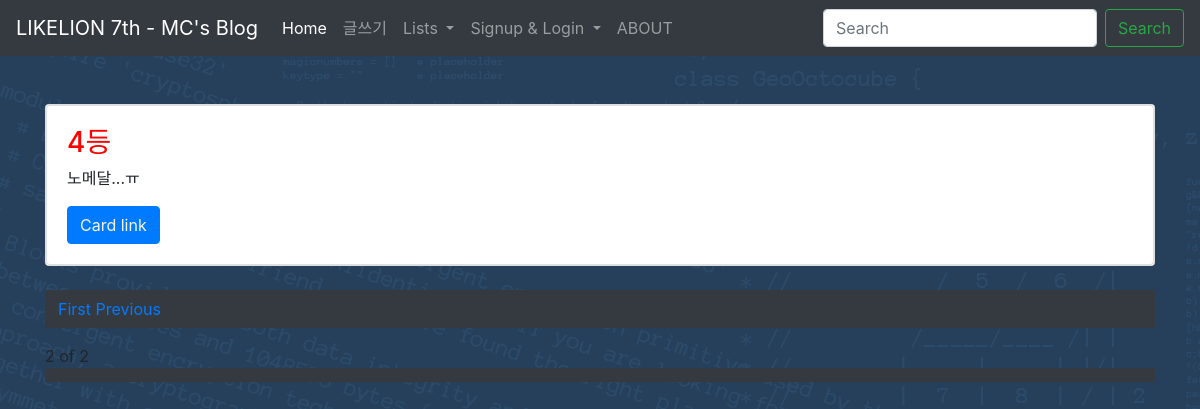
Page /?page=2 on the earlier database version.
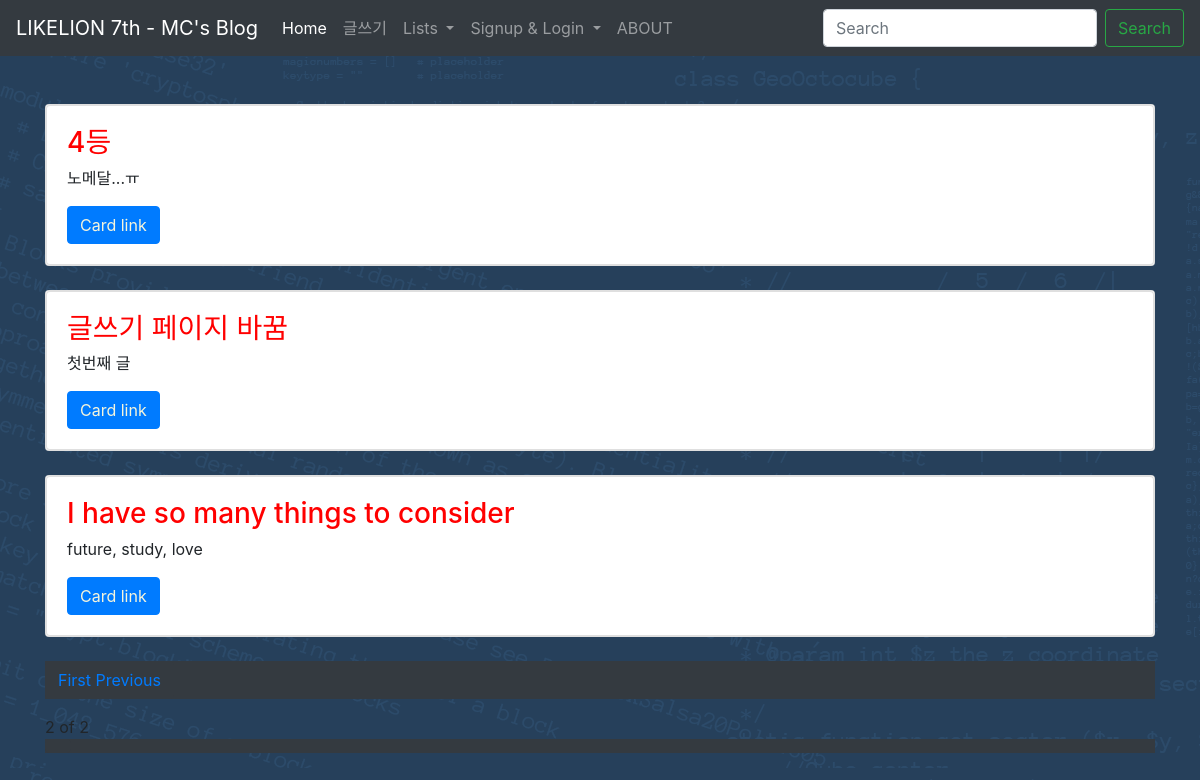
Same page on the later database version.
### app_1/models.py (models this page shows, shortened)
class Blog(models.Model):
    title = models.CharField(max_length = 1000)
    pup_date = models.DateTimeField(auto_now_add=True)
    body = models.TextField()
    def summary(self):
        return self.body[:100]

### app_1/views.py (the view)
# urls.py: 2. Add a URL to urlpatterns:  path('', views.home, name='home')
def home(request):
    blogs = Blog.objects
    blog_list = Blog.objects.all()
    paginator = Paginator(blog_list, 3)
    page = request.GET.get('page') # page변수에는 page의 번호가 담길 것.
    posts = paginator.get_page(page) #posts에는 request에 해당하는 페이지가 담길 것.
    return render(request, 'home.html', {'blogs' : blogs, 'posts' : posts})

### app_1/templates/home.html (shortened to what this page needs)
{% extends 'base.html' %}
{% load staticfiles %}
  {% block contents %}
  <br><br>
     {% for blog in posts %}
      <div class = "container">
        <div class="card">
        <div class="card">
        <div class="card-body">
        <strong><h3 style = "color:red;" class="card-title">{{ blog.title }}</h4></strong>
        <p class="card-text">{{blog.summary}}</p>
          <a href="{% url 'detail' blog.id %}" class="card-link">
            <button type="button" class="btn btn-primary" style="color:beige;">Card link</button>
         </a>
        </div>
      </div>
  </div>
</div>
<br>
{% endfor %}
<div class="container">
  <p class="text-light bg-dark">
    <button type="button" class="btn btn-dark">
        {% if posts.has_previous %}
        <a href="?page=1">First</a>
        <a href="?page={{posts.previous_page_number}}">Previous</a>
        {% endif %}
      </button>
  </p>
  <span>{{posts.number}}</span>
  <span>of</span>
  <span>{{posts.paginator.num_pages}}</span>
  <p class="text-light bg-dark">
    <button type="button" class="btn btn-dark">
    </button>
  </p>
</div>
    <br><br>
</body>
{% endblock %}

### blog_project_1/templates/base.html (shortened to what this page needs)
{% load staticfiles %}
<head>
    <link rel="stylesheet" href="https://stackpath.bootstrapcdn.com/bootstrap/4.3.1/css/bootstrap.min.css">
</head>
<body id="bg" style="background-image: url('{% static "Code_presentation_background.png" %}')";>
    <nav class="navbar navbar-expand-lg navbar-dark bg-dark">
    <a class="navbar-brand" href="{% url 'home'%}">LIKELION 7th - MC's Blog</a>
    <div class="collapse navbar-collapse" id="navbarSupportedContent">
        <ul class="navbar-nav mr-auto">
        <li class="nav-item active">
            <a class="nav-link" href="{% url 'home' %}">Home <span class="sr-only">(current)</span></a>
        </li>
        <li class="nav-item">
            <a class="nav-link" href="{% url 'login' %}">글쓰기</a>
        </li>
        <li class="nav-item dropdown">
            <a class="nav-link dropdown-toggle" href="#" id="navbarDropdown" role="button" data-toggle="dropdown" aria-haspopup="true" aria-expanded="false">
            Lists
            </a>
        </li>
        <li class="nav-item dropdown">
            <a class="nav-link dropdown-toggle" href="#" id="navbarDropdown" role="button" data-toggle="dropdown" aria-haspopup="true" aria-expanded="false">
                Signup & Login
            </a>
        </li>
        <li class="nav-item">
            <a class="nav-link" href="{% url 'about' %}">ABOUT</a>
        </li>
        </ul>
        <form class="form-inline my-2 my-lg-0">
            <input class="form-control mr-sm-2" type="search" placeholder="Search" aria-label="Search">
            <button class="btn btn-outline-success my-2 my-sm-0" type="submit">Search</button>
        </form>
        </div>
    </nav>
{% block contents %}{% endblock %}
</body>

Differences in the rows shown:
added Blog: title "글쓰기 페이지 바꿈", summary "첫번째 글"
added Blog: title "I have so many things to consider", summary "future, study, love"
